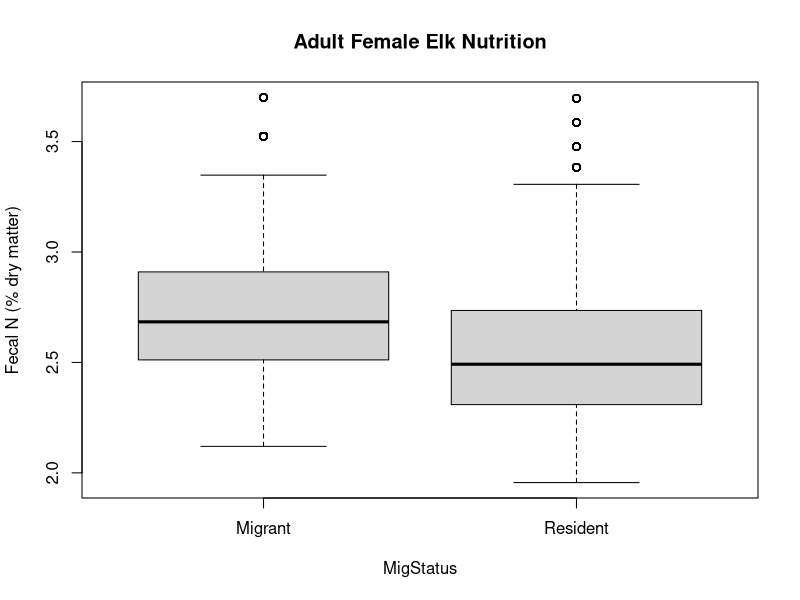
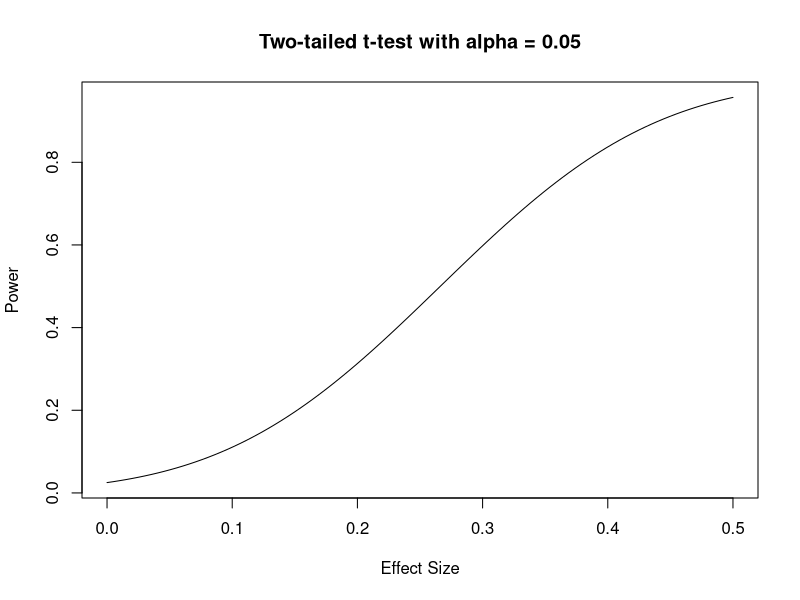

R code for these plots, in order:
######################################################
# Differences in resident and migrant elk nutrition
# Power analysis for Research Design Lab
# Kristin Barker - Dec 2015
######################################################

setwd("C:/Users/kjbark3r/Documents/GitHub/RDlab")
data2014 <- read.csv("data2014.csv")

#libraries
library(dplyr) #for bind_rows
library(tidyr) #for gather

#set number of bootstrap reps and sample size 
bootstrap.reps <- 1000   
n <- 12 #sample size

##############################################################
# Separate dataframes and bootstraps for each migratory status  
##############################################################

##########
#Migrants 
##########

#subset 2014 data
mig.data2014 <- filter(data2014, MigStatus == "Mig")

#create matrices to store bootstraps in
mig.bootstraps <- matrix(NA, bootstrap.reps, 24)
mig.bootstrap.avgs <- matrix(NA, bootstrap.reps, n) 

#bootstrap 2014 data to simulate 2015 data
for(j in 1:bootstrap.reps) {
  #pull 24 random samples with replacement
  mig.bootdata <- sample(1:nrow(mig.data2014), 24, replace = T) 
  #create matrix of bootstrapped data
  mig.newdata <- mig.data2014[mig.bootdata,]
  mig.bootstraps[j,] <- c(mig.newdata$PctFN)
}
  
#average 2 sequential data points at a time (w/o replacement)
##to sort of simulate averaging 2+ values per sampling period 
##save each run to a new row in bootstrap matrix
for(k in 1:bootstrap.reps) {
  for(i in 1:n) {
    mig.bootstrap.avgs[k,i] <- mean(sample(mig.bootstraps[k,], 2))
  }  
}

#make bootstrap matrix a dataframe for easier manipulation
#put all bootstrapped fecal N values in one column
#and create new column for migratory status (slightly hacky...)
mig.df <- as.data.frame(mig.bootstrap.avgs) %>%
  gather("MigStatus", "FecalN", 1:12) 
mig.df$MigStatus <- "Migrant"


##########
#RESIDENTS 
##########

#subset 2014 data 
res.data2014 <- filter(data2014, MigStatus == "Res")

#create matrices to store bootstraps in
res.bootstraps <- matrix(NA, bootstrap.reps, 24)
res.bootstrap.avgs <- matrix(NA, bootstrap.reps, n) 

##bootstrap 2014 data to simulate 2015 data
for(j in 1:bootstrap.reps) {
  ##pull 24 random samples with replacement
  res.bootdata <- sample(1:nrow(res.data2014), 24, replace = T) 
  ##create matrix of bootstrapped data
  res.newdata <- res.data2014[res.bootdata,]
  res.bootstraps[j,] <- c(res.newdata$PctFN)
}

#average 2 sequential data points at a time (w/o replacement)
##to sort of simulate averaging 2+ values per sampling period 
##save each run to a new row in bootstrap matrix
for(k in 1:bootstrap.reps) {
  for(i in 1:n) {
    res.bootstrap.avgs[k,i] <- mean(sample(res.bootstraps[k,], 2))
  }  
}

#make bootstrap matrix a dataframe for easier manipulation
#put all bootstrapped fecal N values in one column
#and create new column for migratory status (slightly hacky...)
res.df <- as.data.frame(res.bootstrap.avgs) %>%
  gather("MigStatus", "FecalN", 1:12) 
res.df$MigStatus <- "Resident"


############################################################
# Combine data and run power analysis  
############################################################

#combine migrant and resident data in tidy format 
all.boots <- rbind(mig.df, res.df)

#check out the data (for funzies)
boxplot(FecalN ~ MigStatus, all.boots, ylab="Fecal N (% dry matter)", 
        main="Adult Female Elk Nutrition")
summary(lm(FecalN ~ MigStatus, all.boots))

#Q1: Do I have 80% power to detect a 5% difference in nutrition?
power.t.test(n = n, delta = 0.05, sd = sd(all.boots$FecalN), 
             sig.level = 0.05, power = NULL)

#Q2: What % difference can I detect with 80% power? 
power.t.test(n = n, delta = NULL, sd = sd(all.boots$FecalN), 
             sig.level = 0.05, power = 0.8)

#Look at power ~ effect size
effect.sizes <- seq(0, 0.5, length.out = 100)
power.values <- sapply(effect.sizes, function (effect.sizes) 
  power.t.test(n = n, delta = effect.sizes, sd = sd(all.boots$FecalN), 
               sig.level = 0.05)$power)

plot(power.values ~ effect.sizes, ylab = "Power", xlab = "Effect Size",
    main = "Two-tailed t-test with alpha = 0.05", type = "l")